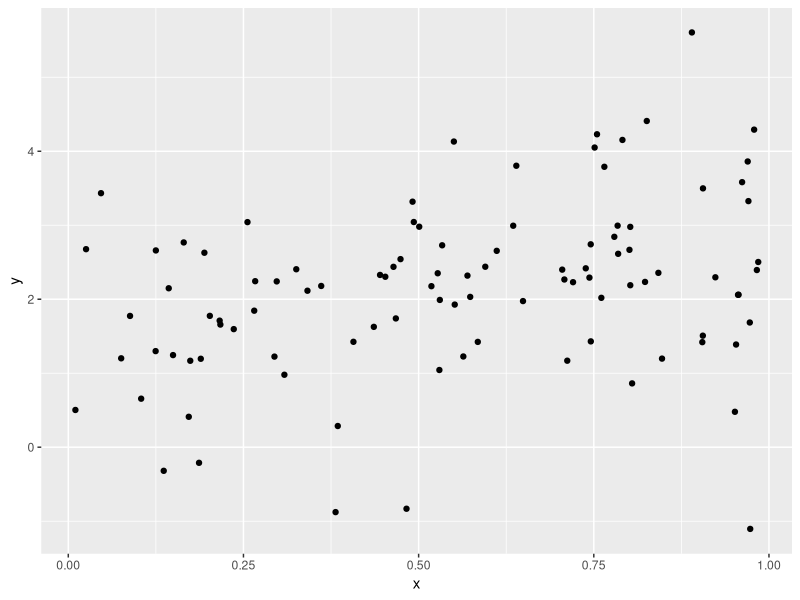

Here is the R script that generated this plot:
## ---- chunk 1
library(tidyverse)
plot_df = 
  tibble(
    x = runif(100),
    y = 1 + 2 * x + rnorm(100)
  )

plot_df |> 
  ggplot(aes(x = x, y = y)) +
  geom_point()
